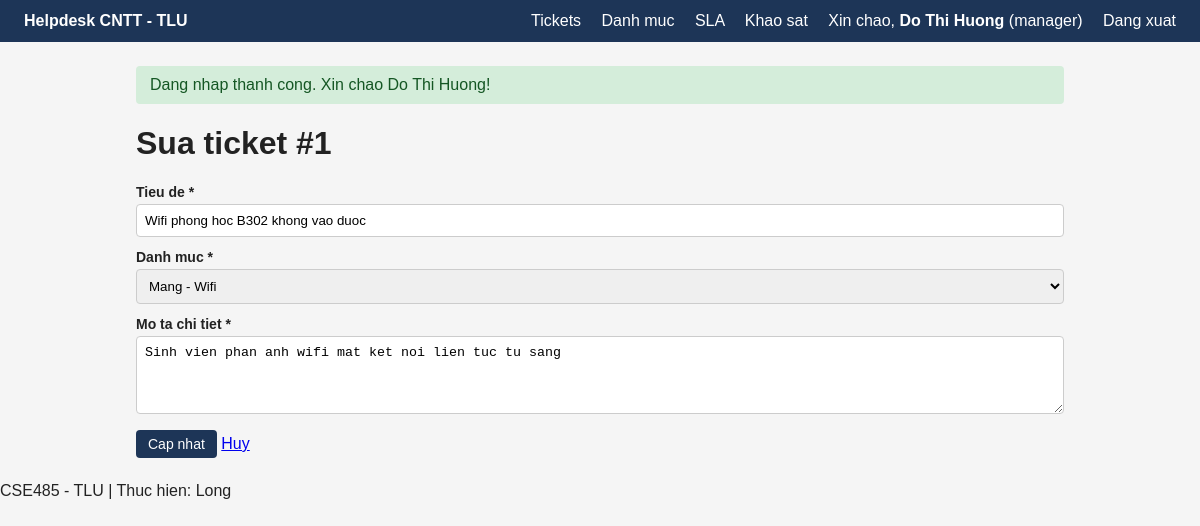
Page /modules/tickets/edit.php?id=1 (signed in) on the committed database.
### tables this page shows
CREATE TABLE tickets (
    id INT AUTO_INCREMENT PRIMARY KEY,
    requester_id INT NOT NULL,
    category_id INT NOT NULL,
    title VARCHAR(200) NOT NULL,
    description TEXT NOT NULL,
    status ENUM('open','assigned','in_progress','resolved','closed','cancelled')
        NOT NULL DEFAULT 'open',
    created_at DATETIME DEFAULT CURRENT_TIMESTAMP,
    updated_at DATETIME DEFAULT CURRENT_TIMESTAMP ON UPDATE CURRENT_TIMESTAMP,
    CONSTRAINT fk_ticket_requester
        FOREIGN KEY (requester_id) REFERENCES users(id),
    CONSTRAINT fk_ticket_category
        FOREIGN KEY (category_id) REFERENCES ticket_categories(id)
);

CREATE TABLE ticket_categories (
    id INT AUTO_INCREMENT PRIMARY KEY,
    name VARCHAR(100) NOT NULL UNIQUE,
    description VARCHAR(255) DEFAULT NULL,
    created_at DATETIME DEFAULT CURRENT_TIMESTAMP
);

### includes/functions.php (called while the page is built, shortened)
<?php
function e($str) {
    return htmlspecialchars($str ?? '', ENT_QUOTES, 'UTF-8');
}

### modules/tickets/edit.php (the view, shortened to what this page needs)
<?php
require_once __DIR__ . '/../../config/db.php';
$id = (int)($_GET['id'] ?? $_POST['id'] ?? 0);
$stmt = mysqli_prepare($conn, "SELECT * FROM tickets WHERE id = ?");
mysqli_stmt_bind_param($stmt, 'i', $id);
mysqli_stmt_execute($stmt);
$ticket = mysqli_fetch_assoc(mysqli_stmt_get_result($stmt));
$categories = mysqli_query($conn, "SELECT id, name FROM ticket_categories ORDER BY name");
$title = $ticket['title'];
$description = $ticket['description'];
$category_id = $ticket['category_id'];
require_once __DIR__ . '/../../includes/header.php';
?>
<h1>Sua ticket #<?= (int)$id ?></h1>
<form method="POST" action="edit.php?id=<?= (int)$id ?>">
    <div class="form-group">
        <label for="title">Tieu de *</label>
        <input type="text" id="title" name="title" maxlength="200"
               value="<?= e($title) ?>" required>
    </div>
    <div class="form-group">
        <label for="category_id">Danh muc *</label>
        <select id="category_id" name="category_id" required>
            <?php while ($cat = mysqli_fetch_assoc($categories)): ?>
                <option value="<?= (int)$cat['id'] ?>"
                    <?= ((int)$category_id === (int)$cat['id']) ? 'selected' : '' ?>>
                    <?= e($cat['name']) ?>
                </option>
            <?php endwhile; ?>
        </select>
    </div>
    <div class="form-group">
        <label for="description">Mo ta chi tiet *</label>
        <textarea id="description" name="description" rows="4" required><?= e($description) ?></textarea>
    </div>
    <button type="submit" class="btn">Cap nhat</button>
    <a href="detail.php?id=<?= (int)$id ?>">Huy</a>
</form>
<?php require_once __DIR__ . '/../../includes/footer.php'; ?>

### public/assets/css/style.css (style rules this page uses)
* { box-sizing: border-box; }
body { font-family: Arial, sans-serif; margin: 0; background: #f5f5f5; color: #222; }
.btn { display: inline-block; padding: 6px 12px; background: #1d3557; color: #fff; text-decoration: none; border-radius: 4px; border: none; cursor: pointer; font-size: 14px; }
.form-group { margin-bottom: 12px; }
label { display: block; margin-bottom: 4px; font-weight: bold; font-size: 14px; }
input, textarea, select { width: 100%; padding: 8px; border: 1px solid #ccc; border-radius: 4px; }

### rows in the picture
tickets: title "Wifi phong hoc B302 khong vao duoc", category_id "Mang - Wifi", description "Sinh vien phan anh wifi mat ket noi lien tuc tu sang"

### other values in the picture
$_SESSION['user_name'] "Do Thi Huong"
$_SESSION['user_role'] "manager"
$flash['message'] "Dang nhap thanh cong. Xin chao Do Thi Huong!"
$id "1"
